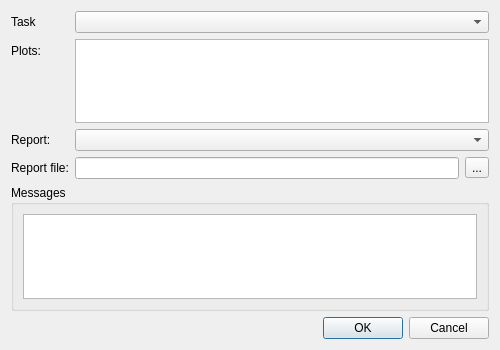
<?xml version="1.0" encoding="UTF-8"?>
<ui version="4.0">
<comment> Copyright (C) 2022 by Pedro Mendes, Rector and Visitors of the </comment>
<comment> University of Virginia, University of Heidelberg, and University </comment>
<comment> of Connecticut School of Medicine. </comment>
<comment> All rights reserved. </comment>

 <comment> All rights reserved. </comment>
 <class>CQSEDMLImportDialog</class>
 <widget class="QDialog" name="CQSEDMLImportDialog">
  <property name="geometry">
   <rect>
    <x>0</x>
    <y>0</y>
    <width>500</width>
    <height>350</height>
   </rect>
  </property>
  <property name="windowTitle">
   <string>SED-ML Import</string>
  </property>
  <layout class="QGridLayout" name="gridLayout_2">
   <item row="0" column="0">
    <layout class="QFormLayout" name="formLayout">
     <item row="0" column="0">
      <widget class="QLabel" name="label">
       <property name="text">
        <string>Task</string>
       </property>
      </widget>
     </item>
     <item row="0" column="1">
      <widget class="QComboBox" name="cbmTaskSelect">
       <property name="statusTip">
        <string>Choose the task you want to import</string>
       </property>
      </widget>
     </item>
     <item row="1" column="0">
      <widget class="QLabel" name="label_2">
       <property name="text">
        <string>Plots:</string>
       </property>
      </widget>
     </item>
     <item row="1" column="1">
      <widget class="QListWidget" name="lstPlots">
       <property name="toolTip">
        <string>Select the plots you want to import</string>
       </property>
       <property name="selectionMode">
        <enum>QAbstractItemView::ExtendedSelection</enum>
       </property>
      </widget>
     </item>
     <item row="2" column="0">
      <widget class="QLabel" name="label_3">
       <property name="text">
        <string>Report:</string>
       </property>
      </widget>
     </item>
     <item row="2" column="1">
      <widget class="QComboBox" name="cbmReportSelect">
       <property name="toolTip">
        <string>Select Report to generate</string>
       </property>
       <property name="sizeAdjustPolicy">
        <enum>QComboBox::AdjustToMinimumContentsLength</enum>
       </property>
      </widget>
     </item>
     <item row="3" column="0">
      <widget class="QLabel" name="label_4">
       <property name="text">
        <string>Report file:</string>
       </property>
      </widget>
     </item>
     <item row="3" column="1">
      <layout class="QHBoxLayout" name="horizontalLayout">
       <item>
        <widget class="QLineEdit" name="txtReportFilename">
         <property name="toolTip">
          <string>Filename under which to save the report</string>
         </property>
        </widget>
       </item>
       <item>
        <widget class="QToolButton" name="cmdBrowseReportFile">
         <property name="text">
          <string>...</string>
         </property>
        </widget>
       </item>
      </layout>
     </item>
    </layout>
   </item>
   <item row="1" column="0">
    <widget class="QGroupBox" name="groupBox">
     <property name="title">
      <string>Messages</string>
     </property>
     <layout class="QGridLayout" name="gridLayout">
      <item row="0" column="0">
       <widget class="QListWidget" name="listWidget"/>
      </item>
     </layout>
    </widget>
   </item>
   <item row="2" column="0">
    <widget class="QDialogButtonBox" name="buttonBox">
     <property name="standardButtons">
      <set>QDialogButtonBox::Cancel|QDialogButtonBox::Ok</set>
     </property>
    </widget>
   </item>
  </layout>
 </widget>
 <resources/>
 <connections>
  <connection>
   <sender>buttonBox</sender>
   <signal>accepted()</signal>
   <receiver>CQSEDMLImportDialog</receiver>
   <slot>accept()</slot>
   <hints>
    <hint type="sourcelabel">
     <x>288</x>
     <y>344</y>
    </hint>
    <hint type="destinationlabel">
     <x>258</x>
     <y>182</y>
    </hint>
   </hints>
  </connection>
  <connection>
   <sender>buttonBox</sender>
   <signal>rejected()</signal>
   <receiver>CQSEDMLImportDialog</receiver>
   <slot>reject()</slot>
   <hints>
    <hint type="sourcelabel">
     <x>288</x>
     <y>344</y>
    </hint>
    <hint type="destinationlabel">
     <x>258</x>
     <y>182</y>
    </hint>
   </hints>
  </connection>
  <connection>
   <sender>cbmReportSelect</sender>
   <signal>currentTextChanged(QString)</signal>
   <receiver>CQSEDMLImportDialog</receiver>
   <slot>slotReportSelected(QString)</slot>
   <hints>
    <hint type="sourcelabel">
     <x>288</x>
     <y>149</y>
    </hint>
    <hint type="destinationlabel">
     <x>258</x>
     <y>182</y>
    </hint>
   </hints>
  </connection>
  <connection>
   <sender>cbmTaskSelect</sender>
   <signal>currentTextChanged(QString)</signal>
   <receiver>CQSEDMLImportDialog</receiver>
   <slot>slotTaskSelected(QString)</slot>
   <hints>
    <hint type="sourcelabel">
     <x>288</x>
     <y>18</y>
    </hint>
    <hint type="destinationlabel">
     <x>258</x>
     <y>182</y>
    </hint>
   </hints>
  </connection>
  <connection>
   <sender>cmdBrowseReportFile</sender>
   <signal>clicked()</signal>
   <receiver>CQSEDMLImportDialog</receiver>
   <slot>slotBrowseReportfile()</slot>
   <hints>
    <hint type="sourcelabel">
     <x>495</x>
     <y>176</y>
    </hint>
    <hint type="destinationlabel">
     <x>258</x>
     <y>182</y>
    </hint>
   </hints>
  </connection>
 </connections>
 <slots>
  <slot>slotReportSelected(QString)</slot>
  <slot>slotTaskSelected(QString)</slot>
  <slot>slotBrowseReportfile()</slot>
 </slots>
</ui>
